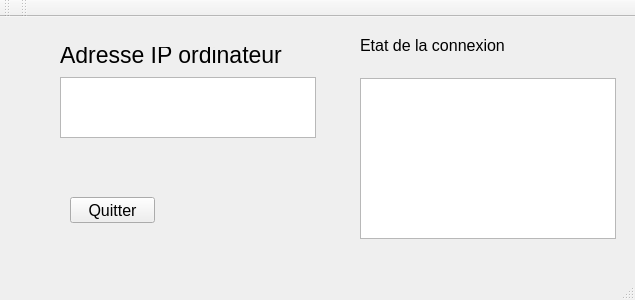
<?xml version="1.0" encoding="UTF-8"?>
<ui version="4.0">
 <class>ServeurMainWindow</class>
 <widget class="QMainWindow" name="ServeurMainWindow">
  <property name="geometry">
   <rect>
    <x>0</x>
    <y>0</y>
    <width>635</width>
    <height>300</height>
   </rect>
  </property>
  <property name="font">
   <font>
    <pointsize>8</pointsize>
   </font>
  </property>
  <property name="windowTitle">
   <string>ServeurInfoOrdi</string>
  </property>
  <widget class="QWidget" name="centralWidget">
   <widget class="QListWidget" name="listWidgetEtat">
    <property name="geometry">
     <rect>
      <x>360</x>
      <y>61</y>
      <width>256</width>
      <height>161</height>
     </rect>
    </property>
    <property name="font">
     <font>
      <pointsize>12</pointsize>
     </font>
    </property>
   </widget>
   <widget class="QLabel" name="label">
    <property name="geometry">
     <rect>
      <x>360</x>
      <y>20</y>
      <width>191</width>
      <height>16</height>
     </rect>
    </property>
    <property name="font">
     <font>
      <pointsize>12</pointsize>
     </font>
    </property>
    <property name="text">
     <string>Etat de la connexion</string>
    </property>
   </widget>
   <widget class="QListWidget" name="listWidgetIp">
    <property name="geometry">
     <rect>
      <x>60</x>
      <y>60</y>
      <width>256</width>
      <height>61</height>
     </rect>
    </property>
    <property name="font">
     <font>
      <pointsize>12</pointsize>
     </font>
    </property>
   </widget>
   <widget class="QLabel" name="label_2">
    <property name="geometry">
     <rect>
      <x>60</x>
      <y>30</y>
      <width>271</width>
      <height>16</height>
     </rect>
    </property>
    <property name="font">
     <font>
      <pointsize>17</pointsize>
     </font>
    </property>
    <property name="text">
     <string>Adresse IP ordinateur</string>
    </property>
   </widget>
   <widget class="QLabel" name="labelPort">
    <property name="geometry">
     <rect>
      <x>60</x>
      <y>140</y>
      <width>251</width>
      <height>16</height>
     </rect>
    </property>
    <property name="text">
     <string/>
    </property>
   </widget>
   <widget class="QPushButton" name="pushButtonQuitter">
    <property name="geometry">
     <rect>
      <x>70</x>
      <y>180</y>
      <width>85</width>
      <height>26</height>
     </rect>
    </property>
    <property name="font">
     <font>
      <pointsize>12</pointsize>
     </font>
    </property>
    <property name="text">
     <string>Quitter</string>
    </property>
   </widget>
  </widget>
  <widget class="QMenuBar" name="menuBar">
   <property name="geometry">
    <rect>
     <x>0</x>
     <y>0</y>
     <width>635</width>
     <height>20</height>
    </rect>
   </property>
  </widget>
  <widget class="QToolBar" name="mainToolBar">
   <attribute name="toolBarArea">
    <enum>TopToolBarArea</enum>
   </attribute>
   <attribute name="toolBarBreak">
    <bool>false</bool>
   </attribute>
  </widget>
  <widget class="QStatusBar" name="statusBar"/>
  <widget class="QToolBar" name="toolBar">
   <property name="windowTitle">
    <string>toolBar</string>
   </property>
   <attribute name="toolBarArea">
    <enum>TopToolBarArea</enum>
   </attribute>
   <attribute name="toolBarBreak">
    <bool>false</bool>
   </attribute>
  </widget>
 </widget>
 <layoutdefault spacing="6" margin="11"/>
 <resources/>
 <connections>
  <connection>
   <sender>pushButtonQuitter</sender>
   <signal>clicked()</signal>
   <receiver>ServeurMainWindow</receiver>
   <slot>close()</slot>
   <hints>
    <hint type="sourcelabel">
     <x>210</x>
     <y>255</y>
    </hint>
    <hint type="destinationlabel">
     <x>108</x>
     <y>254</y>
    </hint>
   </hints>
  </connection>
 </connections>
</ui>
